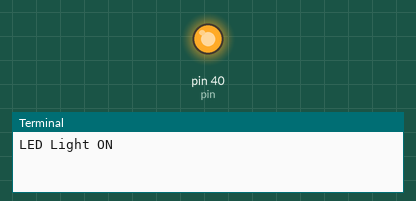
A program run on a simulated Raspberry Pi (header pin numbers). Parts: output pins drawn as LEDs (lit = HIGH), the last lines printed to the terminal. At 5.0 s the program stops and its outputs stay as they are.

Above: at 0.1 s.
At 5.1 s:
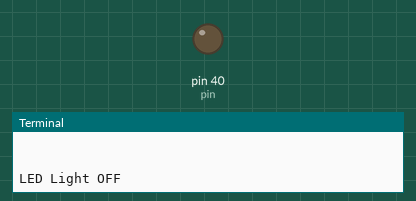
Timing chart, 0 to 6.5 s (numbered marks = the images above):
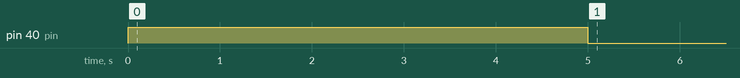

Measured:
- by itself, pin 40 (pin): LOW → HIGH at 0.00 s, → LOW 5.0 s later

The program:

led.py
```python
import RPi.GPIO as gpio #to use the gpio pins in pi
from time import sleep

#We need to Initialise the board or bcm pin numbering schemes
gpio.setmode(gpio.BOARD)
pin=40
#Tell whether the pin is input or output
gpio.setup(pin,gpio.OUT)

#switch on the led
gpio.output(pin,True)
print("LED Light ON")
sleep(5)


gpio.output(pin,False)
print("\n\nLED Light OFF")
#Cleanup the gpio pins
#Ensures not to get any error messages while using it again
gpio.cleanup()
```
